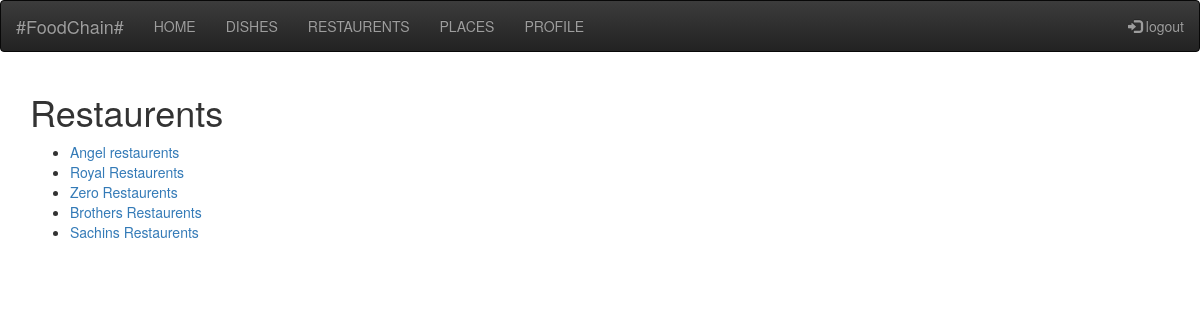
Screenshot of /restaurent/ (signed in) with the database file from the repository.
### FoodChain/models.py (models this page shows, shortened)
class Restorent(models.Model):
    r_id = models.IntegerField("Restorent ID", primary_key=True)
    r_name = models.CharField("Restorent name", max_length=20)
    r_place = models.ForeignKey(Place, on_delete=models.CASCADE)
    dishes = models.ManyToManyField(Dishes)
    address = models.OneToOneField(Address, on_delete=models.CASCADE, verbose_name='Address', null=True)
    image_resr = models.ImageField(null=True,default='media/pro_pic/Non_pic/download.jpj/',upload_to="media/rest_pic/")

### FoodChain/views.py (the view)
# urls.py: path('restaurent/', RestListView.as_view(),name='restorents'),
class RestListView(LoginRequiredMixin, ListView):
    model = Restorent
    template_name = 'FoodChain/restaurent_list.html'
    context_object_name = 'restlist'
    def get_queryset(self):
        return Restorent.objects.all()

### templates/FoodChain/restaurent_list.html
<!DOCTYPE html>
{% extends "base_generic.html" %}
{% block content %}
  <h1>Restaurents</h1>
  {% if restlist %}
  <ul>
    {% for rest in restlist %}
      <li>
        <a href="{% url 'foodchain:restaurentDetails' rest.pk %}">{{ rest.r_name }}</a>
      </li>
    {% endfor %}
  </ul>
  {% else %}
    <p>There are no Restaurent.</p>
  {% endif %}
{% endblock %}

### rows the page displays
Restorent: r_name "Angel restaurents"
Restorent: r_name "Royal Restaurents"
Restorent: r_name "Zero Restaurents"
Restorent: r_name "Brothers Restaurents"
Restorent: r_name "Sachins Restaurents"
